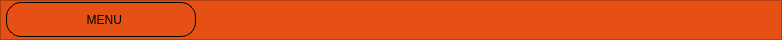
     <widget class="QFrame" name="frame_superior">
      <property name="minimumSize">
       <size>
        <width>0</width>
        <height>40</height>
       </size>
      </property>
      <property name="maximumSize">
       <size>
        <width>16777215</width>
        <height>40</height>
       </size>
      </property>
      <property name="styleSheet">
       <string notr="true">
background-color: rgb(230, 80, 20);</string>
      </property>
      <property name="frameShape">
       <enum>QFrame::StyledPanel</enum>
      </property>
      <property name="frameShadow">
       <enum>QFrame::Raised</enum>
      </property>
      <layout class="QHBoxLayout" name="horizontalLayout_2">
       <property name="spacing">
        <number>0</number>
       </property>
       <property name="leftMargin">
        <number>5</number>
       </property>
       <property name="topMargin">
        <number>0</number>
       </property>
       <property name="rightMargin">
        <number>0</number>
       </property>
       <property name="bottomMargin">
        <number>0</number>
       </property>
       <item>
        <widget class="QPushButton" name="bt_menu">
         <property name="minimumSize">
          <size>
           <width>190</width>
           <height>35</height>
          </size>
         </property>
         <property name="maximumSize">
          <size>
           <width>190</width>
           <height>35</height>
          </size>
         </property>
         <property name="styleSheet">
          <string notr="true">QPushButton{
border:1px solid black;
background-color: rgb(230, 80, 20);
font: 87 12pt &quot;Arial Black&quot;;
border-radius:0px;
border-top-left-radius: 15px;
border-top-right-radius: 15px;
border-bottom-left-radius: 15px;
border-bottom-right-radius: 15px;
}

QPushButton:hover{
border:5px solid black;
background-color:rgb(255, 170, 127);
font: 87 12pt &quot;Arial Black&quot;;
border-top-left-radius: 15px;
border-top-right-radius: 15px;
border-bottom-left-radius: 15px;
border-bottom-right-radius: 15px;
}


</string>
         </property>
         <property name="text">
          <string>  MENU</string>
         </property>
         <property name="icon">
          <iconset>
           <normaloff>C:/Users/David/.designer/backup/hide_menu.png</normaloff>C:/Users/David/.designer/backup/hide_menu.png</iconset>
         </property>
         <property name="iconSize">
          <size>
           <width>32</width>
           <height>32</height>
          </size>
         </property>
        </widget>
       </item>
       <item>
        <spacer name="horizontalSpacer">
         <property name="orientation">
          <enum>Qt::Horizontal</enum>
         </property>
         <property name="sizeHint" stdset="0">
          <size>
           <width>445</width>
           <height>20</height>
          </size>
         </property>
        </spacer>
       </item>
       <item>
        <widget class="QPushButton" name="bt_minimizar">
         <property name="minimumSize">
          <size>
           <width>35</width>
           <height>35</height>
          </size>
         </property>
         <property name="maximumSize">
          <size>
           <width>35</width>
           <height>35</height>
          </size>
         </property>
         <property name="styleSheet">
          <string notr="true">QPushButton{
border:0px;
}

QPushButton:hover{
border:5px solid white;
background-color:#ffff00;

}
</string>
         </property>
         <property name="text">
          <string/>
         </property>
         <property name="icon">
          <iconset>
           <normaloff>C:/Users/David/.designer/backup/minimizar.png</normaloff>C:/Users/David/.designer/backup/minimizar.png</iconset>
         </property>
         <property name="iconSize">
          <size>
           <width>32</width>
           <height>32</height>
          </size>
         </property>
        </widget>
       </item>
       <item>
        <widget class="QPushButton" name="bt_restaurar">
         <property name="minimumSize">
          <size>
           <width>35</width>
           <height>35</height>
          </size>
         </property>
         <property name="maximumSize">
          <size>
           <width>35</width>
           <height>35</height>
          </size>
         </property>
         <property name="styleSheet">
          <string notr="true">QPushButton{
border:0px;
}

QPushButton:hover{
border:5px solid white;
background-color:#ffff00;

}
</string>
         </property>
         <property name="text">
          <string/>
         </property>
         <property name="icon">
          <iconset>
           <normaloff>C:/Users/David/.designer/backup/maximizar.png</normaloff>C:/Users/David/.designer/backup/maximizar.png</iconset>
         </property>
         <property name="iconSize">
          <size>
           <width>32</width>
           <height>32</height>
          </size>
         </property>
        </widget>
       </item>
       <item>
        <widget class="QPushButton" name="bt_maximizar">
         <property name="minimumSize">
          <size>
           <width>35</width>
           <height>35</height>
          </size>
         </property>
         <property name="maximumSize">
          <size>
           <width>35</width>
           <height>35</height>
          </size>
         </property>
         <property name="styleSheet">
          <string notr="true">QPushButton{
border:0px;
}

QPushButton:hover{
border:5px solid white;
background-color:#ffff00;

}
</string>
         </property>
         <property name="text">
          <string/>
         </property>
         <property name="icon">
          <iconset>
           <normaloff>C:/Users/David/.designer/backup/restaurar.png</normaloff>C:/Users/David/.designer/backup/restaurar.png</iconset>
         </property>
         <property name="iconSize">
          <size>
           <width>32</width>
           <height>32</height>
          </size>
         </property>
        </widget>
       </item>
       <item>
        <widget class="QPushButton" name="bt_cerrar">
         <property name="minimumSize">
          <size>
           <width>35</width>
           <height>35</height>
          </size>
         </property>
         <property name="maximumSize">
          <size>
           <width>35</width>
           <height>35</height>
          </size>
         </property>
         <property name="styleSheet">
          <string notr="true">QPushButton{
border:0px;
}

QPushButton:hover{
border:5px solid white;
background-color:red;

}
</string>
         </property>
         <property name="text">
          <string/>
         </property>
         <property name="icon">
          <iconset>
           <normaloff>C:/Users/David/.designer/backup/cerrar.png</normaloff>C:/Users/David/.designer/backup/cerrar.png</iconset>
         </property>
         <property name="iconSize">
          <size>
           <width>32</width>
           <height>32</height>
          </size>
         </property>
        </widget>
       </item>
      </layout>
     </widget>
